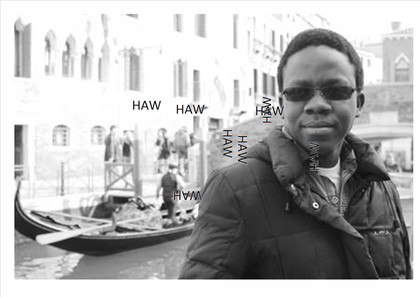
%> input picture WaterMarking/Publication3.png, 420 x 297 px, shrunk from 1754 x 1240 before the run
$ octave twoDimensionalWatermarkingFormattingAttack.m   (GNU Octave 9; MATLAB toolbox functions it lacks are replaced by stand-ins)
%> lines starting %> are read from the running program, lines starting %| are printed output that depends on the picture
### WaterMarking/getLevelCoeffIndices.m
function [startC,endC]= getLevelCoeffIndices(bookKeeping,level,maxLevel,intDirection)
    %Returns the indices within the array described by the bookKeeping
    %matrix (i.e. created by wavedec2), that correspond to a direction
    %(Vertical, Horizontal or Diagonal ) and a level within the maxLevel
    %ranges. For Approximation level should be max level and intDir -1
    %@bookKeeping:  Second Return value of wavedec2
    %@level:        level for which the coefficient indices should be
    %               returned
    %@maxLevel:     Level of decomposition using wavedec2
    %@intDirection: Integer denoting the direction of the coefficients i.e.
    %               0 Horizontal direction
    %               1 Vertical direction
    %               2 Diagonal direction
    %              -1 for approximations at level maxLevel

    row=maxLevel-level+2;%Row of the corresponding level within the bookkeeping matrix
    currentSize=bookKeeping(row,1)*bookKeeping(row,2);%rows*columns
    startC=0;

    for i=2:row-1
        multiplier=3;%for all of the levels except the first
        if(i==2)%for the first level
            multiplier=4;
        end
        %Add up all the levels previous to the one of interest
        startC=startC+bookKeeping(i,1)*bookKeeping(i,2)*multiplier;
    end

    if(level==maxLevel)%for the last level of the decomposition
        startC=currentSize;%use rows*columns since there are no further coefficients
    end
    startC=startC+intDirection*currentSize+1;%starting index
    endC=startC+currentSize-1;%ending index

end

### WaterMarking/twoDimensionalWatermarkingFormattingAttack.m
clc;
clear;
close all;

hostImage=rgb2gray(imread('Publication3.png'));
%> hostImage: size 297x420 uint8; min 0, max 255, mean 178.5
watermarkImage=rgb2gray(imread('WaterMark.png'));
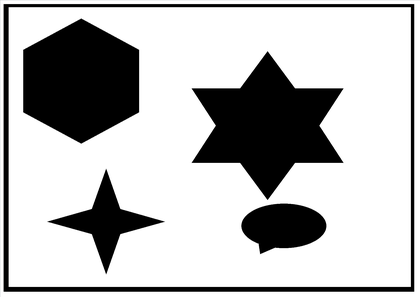
%> input picture WaterMarking/WaterMark.png, 420 x 297 px, shrunk from 1754 x 1240 before the run
%> watermarkImage: size 297x420 uint8; min 0, max 255, mean 185.3

levels=4;
%Wavelet Decomposition
[CHost,Sh]=wavedec2(hostImage,levels,'haar');
%> Sh = [19 27; 19 27; 38 53; 75 105; 149 210; 297 420]
[CWater,Sw]=wavedec2(watermarkImage,levels,'haar');
%> Sw = [19 27; 19 27; 38 53; 75 105; 149 210; 297 420]

q=0.1;%Weight of watermark coefficients
q1=0.01;
p1=(1-q1);
p=(1-q);%Weight of Host image
waterMarkedC=zeros(1,length(CHost));
directions=2;%0 horizontal, 1 vertical, 2 diagonal

for i=1:levels
    %for each level
    for j=0:directions
        %Find the indices corresponding to the coefficients of each
        %direction
        [cHstart,cHend]=getLevelCoeffIndices(Sh,i,levels,j);
        [cWstart,cWend]=getLevelCoeffIndices(Sw,i,levels,j);
        %weight the host and watermark coefficients with the parameters
        waterMarkedC(1,cHstart:cHend)=CHost(cHstart:cHend).*p+CWater(cWstart:cWend).*q;

    end

end
%Retrieve the aproximation coefficient indices
[cHstart,cHend]=getLevelCoeffIndices(Sh,levels,levels,-1);
%> in getLevelCoeffIndices, `currentSize=bookKeeping(row,1)*bookKeeping(row,2);`: currentSize = 513
%> after the loop in getLevelCoeffIndices, `for i=2:row-1`: startC = 0
%> in getLevelCoeffIndices, `startC=currentSize;`: startC = 513
%> in getLevelCoeffIndices, `startC=startC+intDirection*currentSize+1;`: startC = 1
%> in getLevelCoeffIndices, `endC=startC+currentSize-1;`: endC = 513
%> cHstart = 1; cHend = 513
[cWstart,cWend]=getLevelCoeffIndices(Sw,levels,levels,-1);
%> cWstart = 1; cWend = 513
%weight the host and watermark approximation coefficients with the parameters
waterMarkedC(1,cHstart:cHend)=CHost(cHstart:cHend).*p1+CWater(cWstart:cWend).*q1;

%Recompose the watermarked Image
waterMarkedImageClean=waverec2(waterMarkedC,Sh,'haar');
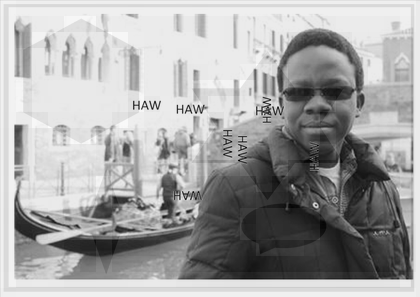
%> waterMarkedImageClean: size 297x420 double; min -2.09, max 276.3, mean 178.5; drawn with min black and max white
scalingFactor=max(max(waterMarkedImageClean))/255;
%> scalingFactor = 1.08
%Filter waterMarkedImage
standardDeviations=1;
imwrite(uint8(waterMarkedImageClean),'WaterMarkedFormat.jpg');

waterMarkedImage=imread('WaterMarkedFormat.jpg');
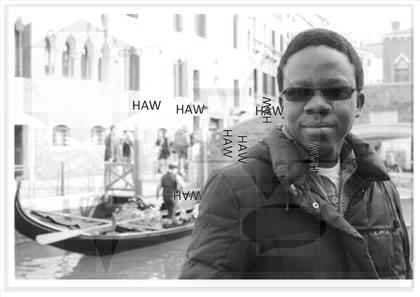
%> waterMarkedImage: size 297x420 uint8; min 0, max 255, mean 177.9
%waterMarkedImage=waterMarkedImageClean;
[waterMarkedC Sh]=wavedec2(waterMarkedImage,levels,'haar');
%recovering the Watermark
recWaterMarCoefficients=zeros(1,length(CHost));

for i=1:levels
    %for each level
    for j=0:directions
        %Find the indices corresponding to the coefficients of each
        %direction
        [cHstart,cHend]=getLevelCoeffIndices(Sh,i,levels,j);%redundant just in case we have
        [cWstart,cWend]=getLevelCoeffIndices(Sw,i,levels,j);% different sizes...
        %Watermark=(Watermarked-hostImage*weightHost)/weightWatermark
        recWaterMarCoefficients(1,cHstart:cHend)=(waterMarkedC(cWstart:cWend)-CHost(cHstart:cHend).*p)./q;

    end

end

%Retrieve the aproximation coefficient indices
[cHstart,cHend]=getLevelCoeffIndices(Sh,levels,levels,-1);%redundant just in case we have
[cWstart,cWend]=getLevelCoeffIndices(Sw,levels,levels,-1);% different sizes...
%Watermark=(Watermarked-hostImage*weightHost)/weightWatermark
recWaterMarCoefficients(1,cHstart:cHend)=(waterMarkedC(cWstart:cWend)-CHost(cHstart:cHend).*p1)./q1;

%Recompose the watermarked Image
recoveredWatermark=waverec2(recWaterMarCoefficients,Sh,'haar');
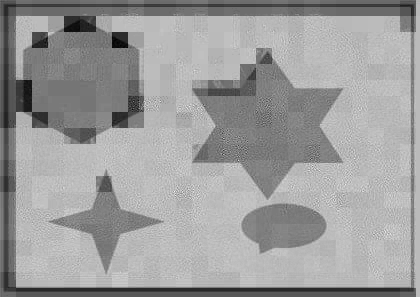
%> recoveredWatermark: size 297x420 double; min -547, max 550, mean 128; drawn with min black and max white

figure(1)
subplot(2,3,1);
imshow(hostImage);
title('Host image');
subplot(2,3,2);
imshow(watermarkImage);
title('WaterMark image');
subplot(2,3,3);
imshow(uint8(waterMarkedImageClean));
title('Watermarked image');
subplot(2,3,4);
imshow(uint8(waterMarkedImage));
title('DifferrentFormat Watermarked image');
subplot(2,3,5);
imshow(uint8(recoveredWatermark));
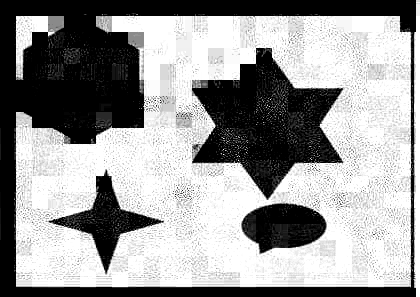
%> displayed picture: size 297x420, on the screen's scale of 0 to 255; min 0, max 255, mean 152.6
title('Recovered Watermark ');
